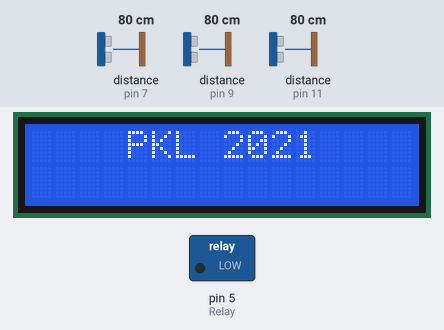
A sketch run on a simulated Arduino Uno, built with avr-gcc and run on an emulated ATmega328P. On the bench: 16×2 character LCD, switched loads named in the sketch (green lamp = pin HIGH). Wiring (inferred from the names in the program): 3 × ultrasonic range finder: trigger pin 6, echo pin 7 / trigger pin 8, echo pin 9 / trigger pin 10, echo pin 11. The test bench sets the inputs (shaded band); at power-on: distance to the obstacle (sensors on pin 7, pin 9, pin 11) 80 cm. The echo pulse lasts 58.3 µs per cm; pins used as bus, display or sensor lines are not drawn; what the sketch prints to the serial monitor is not drawn.

Above: at 1.2 s.
1.3 s: distance to the obstacle (sensor on pin 7) set to 11 cm
4.3 s: distance to the obstacle (sensor on pin 7) set to 8 cm
At 5.5 s:
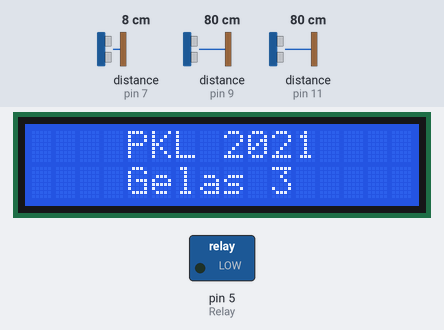
At 8.4 s:
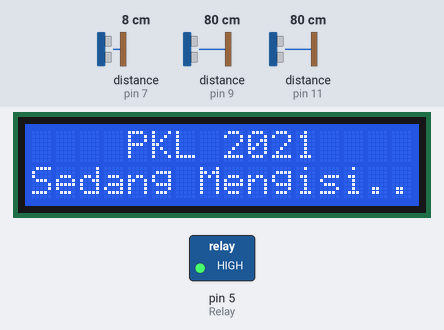
Timing chart, 0 to 24.0 s (numbered marks = the images above; inputs shaded):
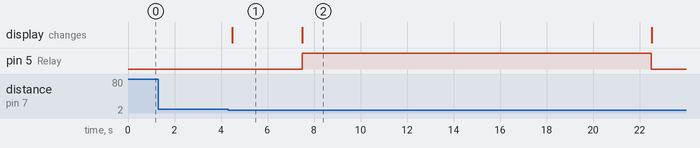

The sketch:

Fix_jadi.ino
```cpp
#include <Wire.h>
#include <LiquidCrystal_I2C.h>

#define trigger 8
#define echo 9
#define trigger2 10
#define echo2 11
#define trigger3 6
#define echo3 7
#define Relay 5

long duration, duration2,duration3;
float distance, distance2,distance3;

LiquidCrystal_I2C lcd (0x27,16,2);

void setup()
{
Serial.begin(9600);

 pinMode(trigger,OUTPUT);
 pinMode(echo,INPUT);
 pinMode(trigger2,OUTPUT);
 pinMode(echo2,INPUT);
 pinMode(trigger3,OUTPUT);
 pinMode(echo3,INPUT);
 pinMode(Relay,OUTPUT);

 lcd.init();

  // Turn on the backlight and print a message.

}

void measure_distance()
{
 digitalWrite(trigger,LOW);
 delayMicroseconds(2);
 digitalWrite(trigger,HIGH);
 delayMicroseconds(10);
 digitalWrite(trigger,LOW);
 delayMicroseconds(2);
 duration=pulseIn(echo,HIGH);
 distance=(duration/2)/29.1;
}
void measure_distance2()
{
  digitalWrite(trigger2,LOW);
 delayMicroseconds(2);
 digitalWrite(trigger2,HIGH);
 delayMicroseconds(10);
 digitalWrite(trigger2,LOW);
 delayMicroseconds(2);
 duration2=pulseIn(echo2,HIGH);
 distance2=(duration2/2)/29.1;
}

void measure_distance3()
{
  digitalWrite(trigger3,LOW);
 delayMicroseconds(2);
 digitalWrite(trigger3,HIGH);
 delayMicroseconds(10);
 digitalWrite(trigger3,LOW);
 delayMicroseconds(2);
 duration3=pulseIn(echo3,HIGH);
 distance3=(duration3/2)/29.1;
}

void loop()
{
 lcd.backlight();
 lcd.setCursor(4,0);
 lcd.print ("PKL 2021");

 measure_distance();
 measure_distance2();
 measure_distance3();
 Serial.print("Hasil Sensor 1 :");
 Serial.print(distance);
 Serial.println("cm      ");
 Serial.print("Hasil Sensor 2 :");
 Serial.print(distance2);
 Serial.println("cm      ");
 Serial.print("Hasil Sensor 3 :");
 Serial.print(distance3);
 Serial.println("cm      ");

 if(distance<8)
 {
   lcd.backlight();
   lcd.setCursor(4,1);
   lcd.print ("Gelas 1");
   delay(3000);
   lcd.setCursor(0,1);
   lcd.print ("Sedang Mengisi...");
   digitalWrite(Relay,HIGH);
   delay(6000);
   while(1){
   digitalWrite(Relay,LOW);
   lcd.setCursor(0,1);
   lcd.print("                   ");
   lcd.setCursor(2,1);
   lcd.print ("Gelas  Penuh");
   delay(5000);
    break;
    }
   }

 else if(distance2<8)
 {
   lcd.backlight();
   lcd.setCursor(4,1);
   lcd.print ("Gelas 2");
   delay(3000);
   lcd.setCursor(0,1);
   lcd.print ("Sedang Mengisi...");
   digitalWrite(Relay,HIGH);
   delay(12000);
   while(1){
   digitalWrite(Relay,LOW);
   lcd.setCursor(0,1);
   lcd.print("                   ");
   lcd.setCursor(2,1);
   lcd.print ("Gelas  Penuh");
   delay(5000);
    break;
    }
   }
else if (distance3<10)
 {
   lcd.backlight();
   lcd.setCursor(4,1);
   lcd.print ("Gelas 3");
   delay(3000);
   lcd.setCursor(0,1);
   lcd.print ("Sedang Mengisi...");
   digitalWrite(Relay,HIGH);
   delay(15000);
   while(1){
   digitalWrite(Relay,LOW);
   lcd.setCursor(0,1);
   lcd.print("                   ");
   lcd.setCursor(2,1);
   lcd.print ("Gelas  Penuh");
   delay(5000);
    break;
    }
 }  }
```

Measured:
- the behaviour switches between 10 and 9 cm on distance to the obstacle (sensor on pin 7) (found by bisection; images 0 and 1)
- after the input at 1.3 s, every drawn part: stays the same
- after the input at 4.3 s, pin 5 (Relay): LOW → HIGH after 3.2 s, → LOW 15.0 s later; the display: changes after 0.18 s (image 1)
- what the display in image 1 shows lasts 3.0 s, from 4.5 s to 7.5 s
